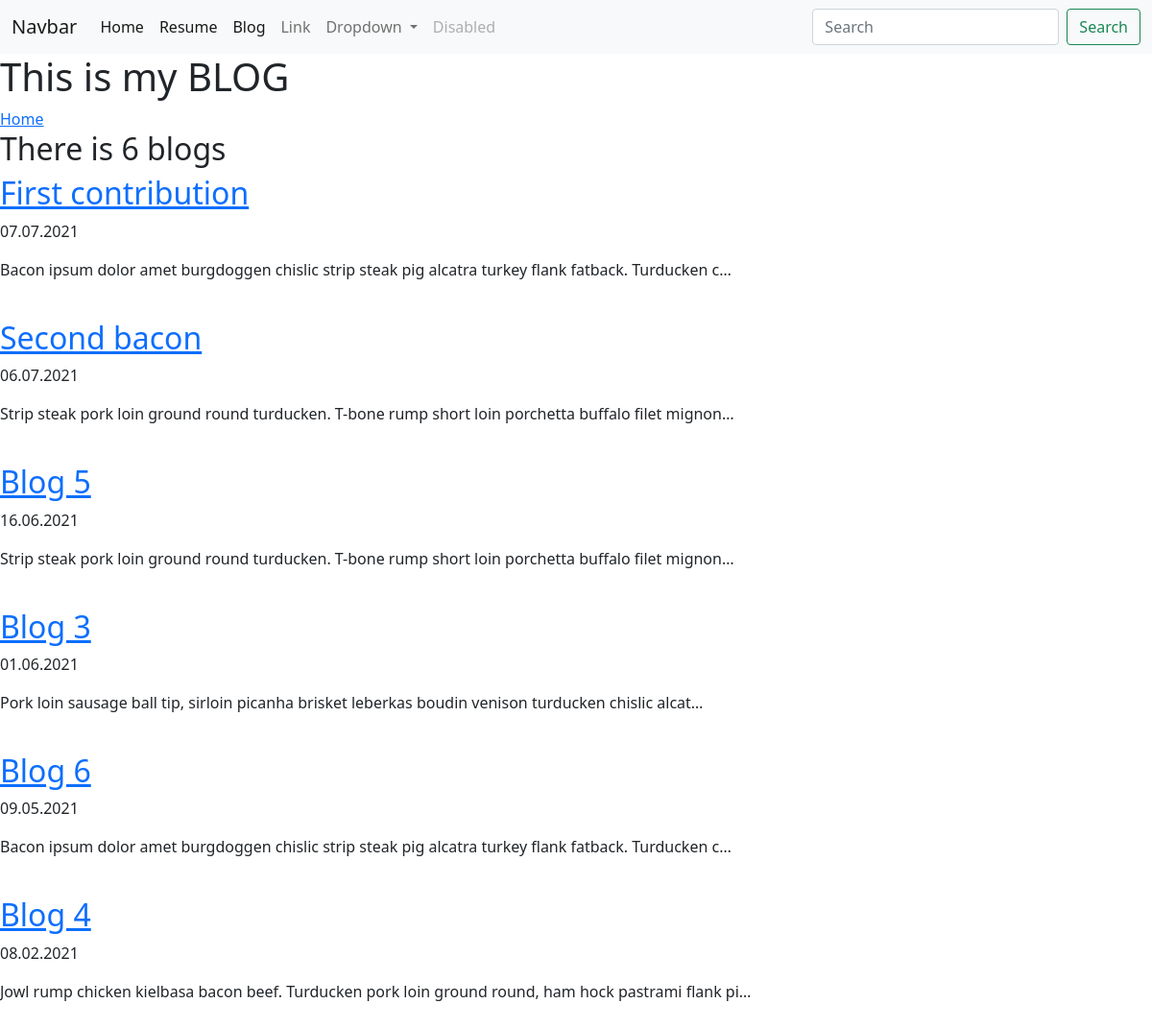
Screenshot of /blog/ with the database file from the repository.
### blog/models.py (models this page shows, shortened)
class Blog(models.Model):
    title = models.CharField(max_length=200)
    date = models.DateField('date published')
    content = models.TextField()

### blog/views.py (the view)
# urls.py: path('', views.all_blogs, name='all_blogs'),
def all_blogs(request):
    blogs = Blog.objects.order_by('-date')
    return render(request, 'blog/all_blogs.html', {'blogs':blogs})

### blog/templates/blog/all_blogs.html
{% extends 'portfolio/base.html' %}
{% block content %}
<h1>This is my BLOG</h1>
<a href="{% url 'home' %}">Home</a>
<br>
<h2>There is {{ blogs.count }} blog{{ blogs.count|pluralize }}</h2>
{% for blog in blogs %}
<a href="{% url 'blog:detail' blog.id %}"><h2>{{ blog.title }}</h2></a>
<p>{{ blog.date|date:'d.m.Y' }}</p>
<p>{{ blog.content|truncatechars:100 }}</p>
<br>
{% endfor %}
{% endblock %}

### rows the page displays
Blog: title "First contribution", date "07.07.2021", content "Bacon ipsum dolor amet burgdoggen chislic strip steak pig alcatra turkey flank fatback. Turducken c…"
Blog: title "Second bacon", date "06.07.2021", content "Strip steak pork loin ground round turducken. T-bone rump short loin porchetta buffalo filet mignon…"
Blog: title "Blog 5", date "16.06.2021", content "Strip steak pork loin ground round turducken. T-bone rump short loin porchetta buffalo filet mignon…"
Blog: title "Blog 3", date "01.06.2021", content "Pork loin sausage ball tip, sirloin picanha brisket leberkas boudin venison turducken chislic alcat…"
Blog: title "Blog 6", date "09.05.2021", content "Bacon ipsum dolor amet burgdoggen chislic strip steak pig alcatra turkey flank fatback. Turducken c…"
Blog: title "Blog 4", date "08.02.2021", content "Jowl rump chicken kielbasa bacon beef. Turducken pork loin ground round, ham hock pastrami flank pi…"

### other values shown
{{ blogs.count }} "6"
